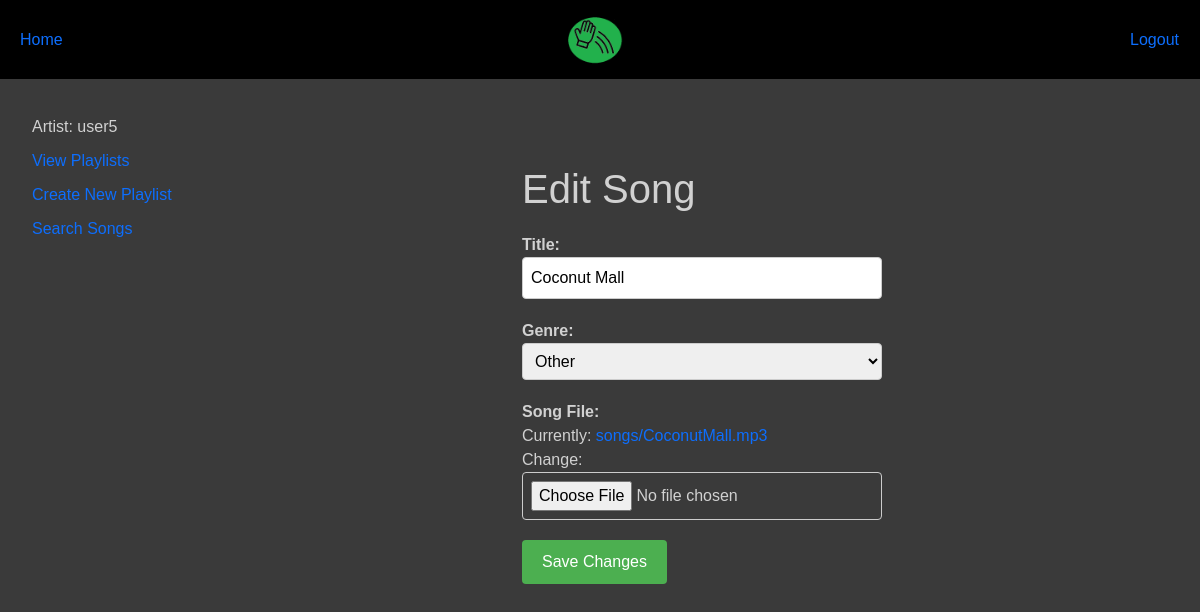
The page /slapify/edit_song/8 (signed in) on the database its author committed.
### slapify_web_app/models.py (models this page shows, shortened)
class User(AbstractUser):
    user_type_choices = (
        ('Admin', 'Admin'),
        ('Artist', 'Artist'),
        ('User', 'User'),
    )
    user_type = models.CharField(max_length=20, choices=user_type_choices, default='User')
    objects = UserManager()
    class Meta:
        permissions = [
            ('can_view_special_content', 'Can view special content'),
        ]
    groups = models.ManyToManyField(
        'auth.Group',
        related_name='custom_slapifyuser_groups',
        related_query_name='custom_slapifyuser_group'
    )
    user_permissions = models.ManyToManyField(
        'auth.Permission',
        related_name='custom_slapifyuser_user_permissions',
        related_query_name='custom_slapifyuser_user_permission'
    )

class Song(models.Model):
    title = models.CharField(max_length=100)
    artist = models.CharField(max_length=100)
    genre_choices = (
        ('Pop', 'Pop'),
        ('Rock', 'Rock'),
        ('Classical', 'Classical'),
        ('Rap', 'Rap'),
        ('Alt', 'Alt'),
        ('Indie', 'Indie'),
        ('Other', 'Other')
    )
    genre = models.CharField(max_length=20, choices=genre_choices, default='Other')
    song_file = models.FileField(upload_to='songs/')
    duration_minutes = models.IntegerField(blank=True, null=True)
    duration_seconds = models.IntegerField(blank=True, null=True)

### slapify_web_app/views.py (the view)
# urls.py: path('edit_song/<int:song_id>', views.edit_song, name='edit_song'),
def edit_song(request, song_id):
    song = get_object_or_404(Song, pk=song_id)
    if request.method == 'POST':
        form = SongForm(request.POST, request.FILES, instance=song)
        if form.is_valid():
            form.save()
            return redirect('index')
    else:
        form = SongForm(instance=song)
    return render(request, 'slapify_web_app/edit_song.html', {'form': form, 'song': song})

### slapify_project/forms.py (shortened to what this page needs)
class SongForm(forms.ModelForm):
    class Meta:
        model = Song
        fields = ['title', 'genre', 'song_file']  # 'Artist' field will be set automatically

### slapify_web_app/templates/slapify_web_app/edit_song.html (shortened to what this page needs)
{% extends "base_template.html" %}
{% block content %}
    <div class="add-song-container">
        <h1>Edit Song</h1>
        <form method="post" enctype="multipart/form-data" class="add-song-form">
            <div class="sform-group">
                <label for="id_title">Title:</label>
                {{ form.title }}
            </div>
            <div class="sform-group">
                <label for="id_genre">Genre:</label>
                {{ form.genre }}
            </div>
            <div class="sform-group">
                <label for="id_song_file">Song File:</label>
                {{ form.song_file }}
            </div>
            <button type="submit" class="btn-submit">Save Changes</button>
        </form>
    </div>
{% endblock %}

### slapify_web_app/templates/base_template.html (shortened to what this page needs)
<!DOCTYPE html>
<html lang="en">
<head>
    <link rel="stylesheet" href="https://cdn.jsdelivr.net/npm/bootstrap@5.3.3/dist/css/bootstrap.min.css"
>
    {% load static %}
    <link rel="stylesheet" href="{% static 'css/styles.css' %}" />
</head>
<body>
    <div class="col-lg-12 d-lg-block">
        <ul class="navbar">
            {% if user.is_authenticated %}
            <li class="navbar-item">
                <a href="{% url 'index' %}">Home</a>
            </li>
            <li class="navbar-item">
                <img src="{% static 'Slapify_logo.png' %}" alt="Slapify Logo"
                width="85">
            </li>
            <li class="navbar-item">
                <form id="logout-form" method="post" action="{% url 'logout' %}">
                <button type="submit" class="btn btn-link" style="text-decoration: none;">Logout</button>
                </form>
            </li>
            {% endif %}
        </ul>
    </div>
    {% block sidebar %}
        <div class="row">
            {% if user.is_authenticated %}
            <div class="col-lg d-lg-block sidebar">
                <ul class="sidebar-nav">
                    <li class="sidebar-item">{{user.user_type}}: {{ user.get_username }}</li>
                    <li class="sidebar-item">
                        <a href="{% url 'my_playlists' %}">View Playlists</a>
                    </li>
                    <li class="sidebar-item">
                        <a href="{% url 'create_playlist' %}">Create New Playlist</a>
                    </li>
                    <li class="sidebar-item">
                        <a href="{% url 'song_search' %}">Search Songs</a>
                    </li>
                </ul>
            </div>
                <div class="col-lg-10">{% block content %}{% endblock content %}</div>
            {% else %}
                <div class="col-lg-12">{% block logged_out_content %}{% endblock logged_out_content %}</div>
            {% endif %}
        </div>
    {% endblock sidebar %}
</body>
</html>

### slapify_web_app/static/css/styles.css (style rules this page uses)
body { background-color: rgb(58, 58, 58); font-family: Verdana, Geneva, Tahoma, sans-serif; color: rgb(209, 209, 209); }
.navbar { background-color: black; width: 100%; }
#logout-form { display: inline; }
#logout-form button { padding: 0; margin: 0; }
.navbar { list-style-type: none; }
.sidebar-nav { margin-top: 20px; padding: 5; list-style: inside; }
.navbar-item { display: inline; margin-left: 20px; margin-right: 20px; }
.sidebar-item { display: block; margin-top: 10px; }
a:hover, a:visited, a:link, a:active { text-decoration: none; }
.add-song-container { padding: 20px; max-width: 400px; margin: 0 auto; margin-top: 50px; }
.add-song-form { margin-top: 20px; }
.sform-group { margin-bottom: 20px; }
label { display: block; font-weight: bold; }
input[type="text"], select, input[type="file"] { width: 100%; padding: 8px; border: 1px solid #ccc; border-radius: 4px; box-sizing: border-box; }
.btn-submit { background-color: #4CAF50; color: white; padding: 10px 20px; border: none; border-radius: 4px; cursor: pointer; }

### rows shown on the page
User: user_type "Artist", get_username "user5"
Song: title "Coconut Mall", genre "Other"
